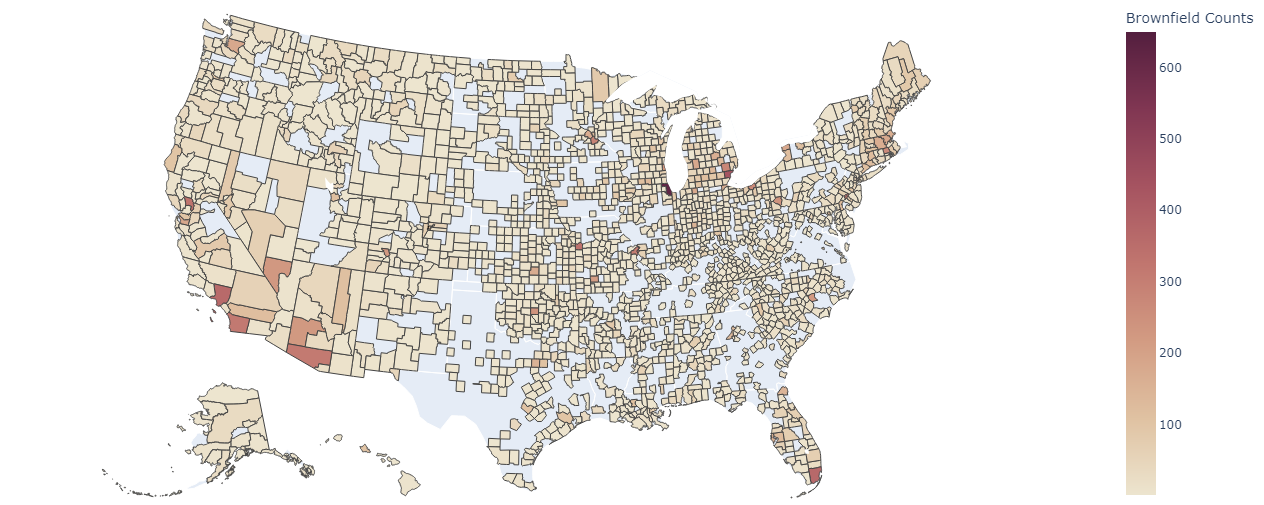
#> input picture Images/brownfields_cnt.png, 1264 x 505 px
$ jupyter execute Untitled.ipynb
#> lines starting #> are read from the running program, lines starting #| are printed output that depends on the picture
[cell 1]
from PIL import Image

[cell 2]
im1 = Image.open("./Images/brownfields_cnt.png")
#> im1 is the input picture: PIL image 1264x505 RGBA; mean R, G, B, A 234.1, 231.1, 227.5, 255
im2 = Image.open("./Images/low_income_rate.png")
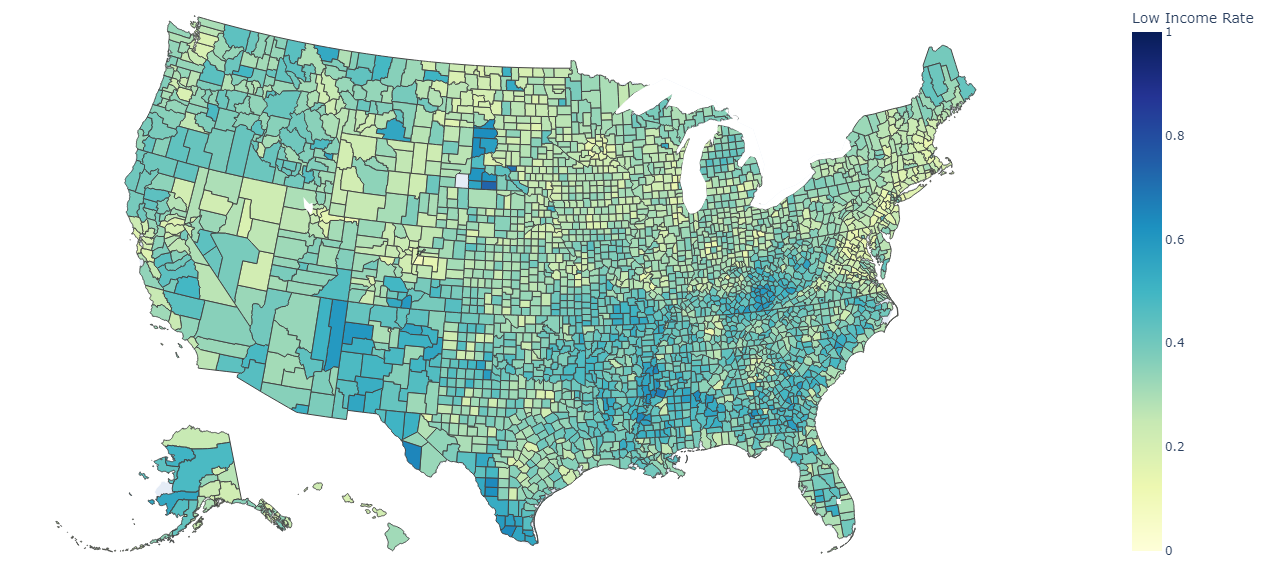
#> input picture Images/low_income_rate.png, 1264 x 561 px
#> im2 is the input picture: PIL image 1264x561 RGBA; mean R, G, B, A 201.4, 223, 215.8, 255
# 指定目標圖片大小
imgSize = (960, 480)

# 改變影像大小
im1 = im1.resize(imgSize)
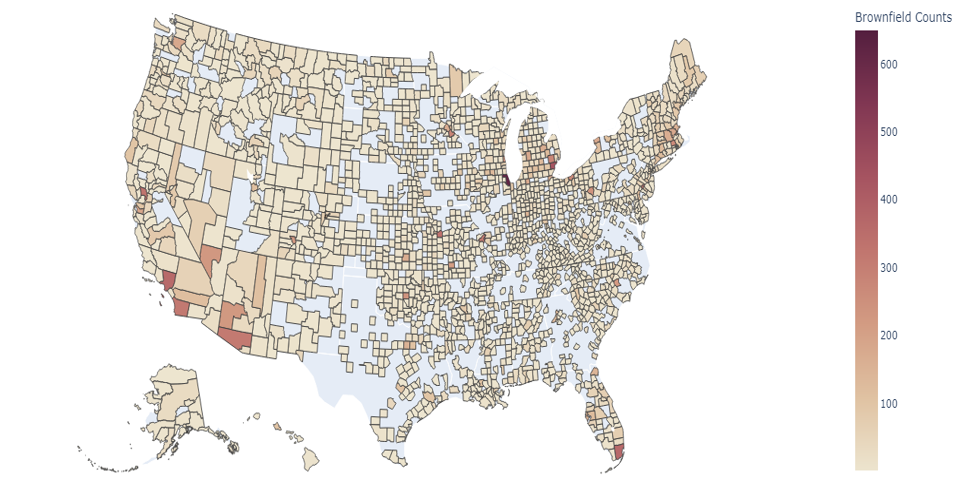
#> im1: PIL image 960x480 RGBA; mean R, G, B, A 234, 231, 227.4, 255
im2 = im2.resize(imgSize)
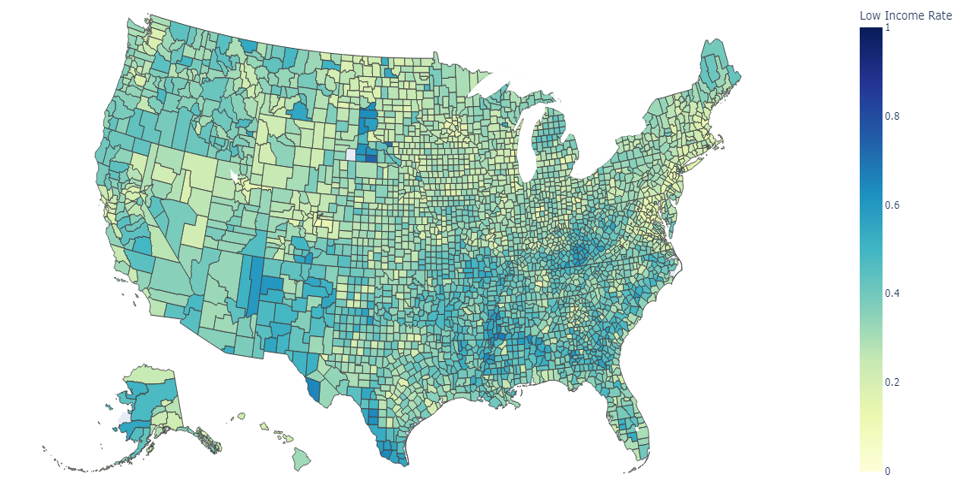
#> im2: PIL image 960x480 RGBA; mean R, G, B, A 201.3, 223, 215.8, 255

[cell 3]
im1

[cell 4]
im2

[cell 5]
blended = Image.blend(im1, im2, alpha=0.5)
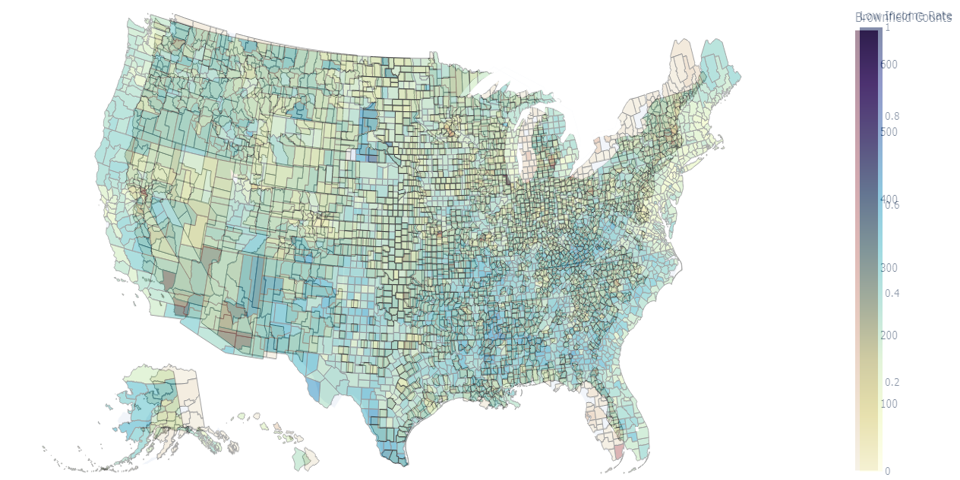
#> blended: PIL image 960x480 RGBA; mean R, G, B, A 217.6, 226.9, 221.5, 255
